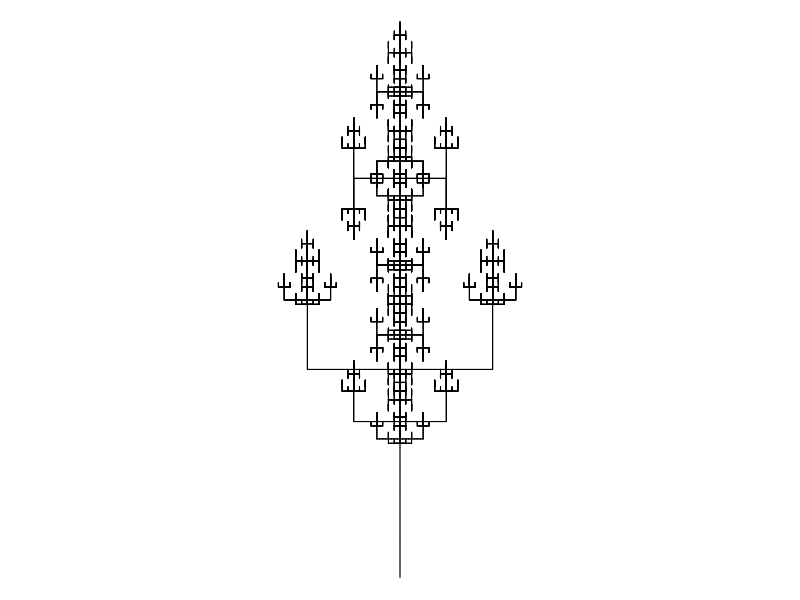

Write the R code that produced this figure.
getstr = function(start,rules,n){
    st = start
    for(jj in 1:n){
        st2 = ""
        for(i in 1:nchar(st)){
            ch = substr(st,i,i)
            if(!is.null(rules[[ch]])){
                st2 = paste0(st2,rules[[ch]],collapse="")
            } else {
                st2 = paste0(st2,ch,collapse="")
            }
        }
        st = st2
    }
    return(st)
}
getxyc = function(string="AA+AA+AA+A+A",angle=pi/2,angle_initial=pi/2,col="black"){
    switch = 1
    d = angle_initial
    x = 0
    y = 0
    xl = c(x)
    yl = c(y)
    cols = numeric()
    dsave = numeric()
    xsave = numeric()
    ysave = numeric()
    for(i in 1:nchar(string)){
        ch = substr(string,i,i)
        cn = as.integer(charToRaw(ch))
        if(cn>=as.integer(charToRaw("A")) && cn<=as.integer(charToRaw("L"))){
            cols = c(cols,col)
            x = x+cos(d)
            y = y+sin(d)
            xl = c(xl,x)
            yl = c(yl,y)
        }
        if(cn>=as.integer(charToRaw("M")) && cn<=as.integer(charToRaw("Z"))){
            cols = c(cols,"NA")
            x = x+cos(d)
            y = y+sin(d)
            xl = c(xl,x)
            yl = c(yl,y)
        }
        if(cn==as.integer(charToRaw("["))){
            dsave = c(dsave,d)
            xsave = c(xsave,x)
            ysave = c(ysave,y)
        }
        if(cn==as.integer(charToRaw("]"))){
            cols = c(cols,"NA")
            x = xsave[length(xsave)]
            y = ysave[length(ysave)]
            d = dsave[length(dsave)]
            if(length(xsave)>1){
                xsave = xsave[1:(length(xsave)-1)]
                ysave = ysave[1:(length(ysave)-1)]
                dsave = dsave[1:(length(dsave)-1)]
            } else {
                xsave = numeric()
                ysave = numeric()
                dsave = numeric()
            }
            xl = c(xl,x)
            yl = c(yl,y)
        }
        if(cn==as.integer(charToRaw("-"))){
            d = d-angle*switch
        }
        if(cn==as.integer(charToRaw("+"))){
            d = d+angle*switch
        }
        if(cn==as.integer(charToRaw("."))){
            switch = switch*(-1)
        }
    }
    xwid = max(xl)-min(xl)
    ywid = max(yl)-min(yl)
    xmid = (max(xl)+min(xl))/2
    ymid = (max(yl)+min(yl))/2
    wid = max(c(xwid,ywid))
    x2 = (xl-xmid)/wid*2
    y2 = (yl-ymid)/wid*2
    return(list(x2,y2,cols))
}
makeplot = function(xyc,lwd=1){
    x = xyc[[1]]
    y = xyc[[2]]
    c = xyc[[3]]
    plot(0,0,"n",xlim=c(-1,1),ylim=c(-1,1),axes=F,ann=F)
    for(i in 2:length(x)){
        lines(c(x[i-1],x[i]),c(y[i-1],y[i]),col=c[i-1],lwd=lwd)
    }
}

g105= list("A",
           list("A"="CAA[--CAB][++CAB]",
                "B"="C[-CC-CA][+CC+CA]",
                "C"="CC"),
           6,
           90)

fn = paste0(g105[[1]],"_",paste0(names(g105[[2]]),":",g105[[2]],collapse="_"),"_",g105[[3]],"_",g105[4],".png",collapse="")
# fn = "hi.png"
png(fn,400,400)

s = getstr(g105[[1]],g105[[2]],g105[[3]])
angle = g105[[4]]
xyc = getxyc(s,angle/180*pi,angle_initial=90/180*pi)
par(mar=c(0,0,0,0))
makeplot(xyc,lwd=1)
dev.off()
